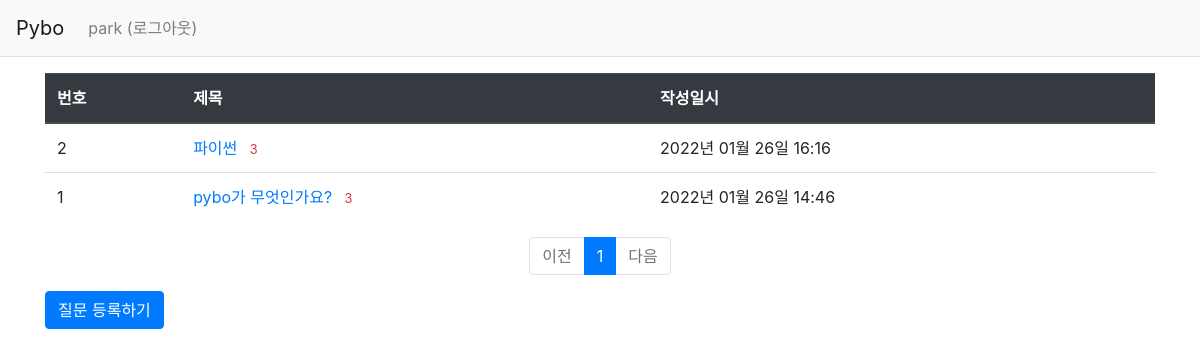
/question/list/ (signed in), run on the app's committed database.
### pybo/models.py (models this page shows)
class User(db.Model):
    id = db.Column(db.Integer, primary_key=True)
    username = db.Column(db.String(150), unique=True, nullable=False)
    password = db.Column(db.String(200), nullable=False)
    email = db.Column(db.String(120), unique=True, nullable=False)

class Question(db.Model):
    id = db.Column(db.Integer, primary_key=True)
    subject = db.Column(db.String(200), nullable=False)
    content = db.Column(db.Text(), nullable=False)
    create_date = db.Column(db.DateTime(), nullable=False)

### pybo/views/question_views.py (the view)
@bp.route('/list/')
def _list():
    page = request.args.get('page', type=int, default=1)  # 페이지
    question_list = Question.query.order_by(Question.create_date.desc())
    question_list = question_list.paginate(page, per_page=10)
    return render_template('question/question_list.html', question_list=question_list)

### pybo/filter.py (called while the page is built)
def format_datetime(value, fmt='%Y년 %m월 %d일 %H:%M'):
    return value.strftime(fmt)

### pybo/views/auth_views.py (called while the page is built)
@bp.before_app_request
def load_logged_in_user():
    user_id = session.get('user_id')
    if user_id is None:
        g.user = None
    else:
        g.user = User.query.get(user_id)

### pybo/templates/question/question_list.html
{% extends 'base.html' %}
{% block content %}
<div class="container my-3">
    <table class="table">
        <thead>
        <tr class="thead-dark">
            <th>번호</th>
            <th>제목</th>
            <th>작성일시</th>
        </tr>
        </thead>
        <tbody>
        {% if question_list %}
        {% for question in question_list.items %}
        <tr>
            <td>{{ question_list.total - ((question_list.page-1) * question_list.per_page) - loop.index0 }}</td>
            <td>
                <a href="{{ url_for('question.detail', question_id=question.id) }}">{{ question.subject }}</a>
            {% if question.answer_set|length > 0 %}
                <span class="text-danger small ml-2">{{ question.answer_set|length }}</span>
                {% endif %}
            </td>
            <td>{{ question.create_date|datetime }}</td>
        </tr>
        {% endfor %}
        {% else %}
        <tr>
            <td colspan="3">질문이 없습니다.</td>
        </tr>
        {% endif %}
        </tbody>
    </table>
    <ul class="pagination justify-content-center">
        {% if question_list.has_prev %}
        <li class="page-item">
            <a class="page-link" href="?page={{ question_list.prev_num }}">이전</a>
        </li>
        {% else %}
        <li class="page-item disabled">
            <a class="page-link" tabindex="-1" aria-disabled="true" href="#">이전</a>
        </li>
        {% endif %}
        {% for page_num in question_list.iter_pages() %}
            {% if page_num %}
                {% if page_num != question_list.page %}
                <li class="page-item">
                    <a class="page-link" href="?page={{ page_num }}">{{ page_num }}</a>
                </li>
                {% else %}
                <li class="page-item active" aria-current="page">
                    <a class="page-link" href="#">{{ page_num }}</a>
                </li>
                {% endif %}
           {% else %}
                <li class="disabled">
                    <a class="page-link" href="#">...</a>
                </li>
           {% endif %}
        {% endfor %}
        {% if question_list.has_next %}
        <li class="page-item">
            <a class="page-link" href="?page={{ question_list.next_num }}">다음</a>
        </li>
        {% else %}
        <li class="page-item disabled">
            <a class="page-link" tabindex="-1" aria-disabled="true" href="#">다음</a>
        </li>
        {% endif %}
    </ul>
    <a href="{{ url_for('question.create') }}" class="btn btn-primary">질문 등록하기</a>
</div>
{% endblock %}

### pybo/templates/navbar.html (shortened to what this page needs)
<nav class="navbar navbar-expand-lg navbar-light bg-light border-bottom">
    <a class="navbar-brand" href="{{ url_for('main.index') }}">Pybo</a>
    <div class="collapse navbar-collapse flex-grow-0" id="navbarNav">
        {% if g.user %}
        <ul class="navbar-nav">
            <li class="nav-item ">
                <a class="nav-link" href="{{ url_for('auth.logout') }}">{{ g.user.username }} (로그아웃)</a>
            </li>
        </ul>
        {% endif %}
    </div>
</nav>

### data on the page
User: user.username "park"
Question: id "2", subject "파이썬", answer_set|length "3", create_date "2022년 01월 26일 16:16"
Question: id "1", subject "pybo가 무엇인가요?", answer_set|length "3", create_date "2022년 01월 26일 14:46"

### other printed values
{{ page_num }} "1"
